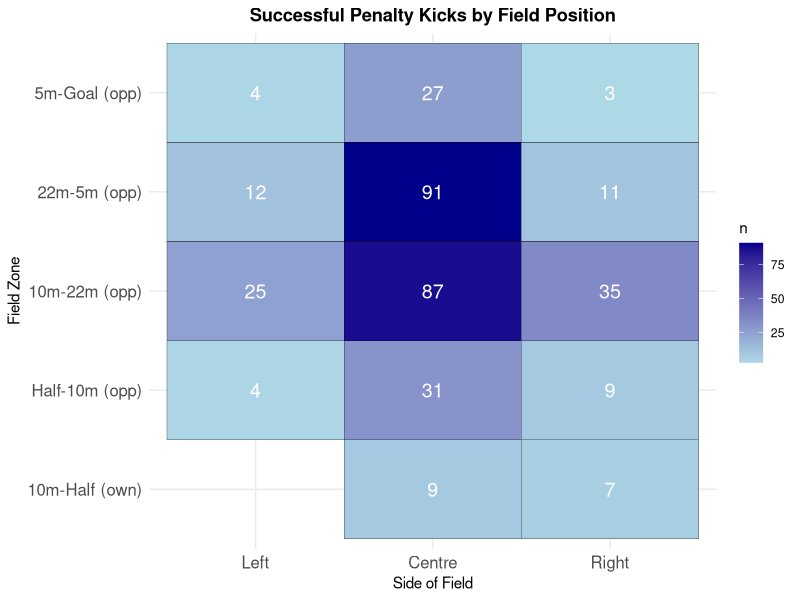
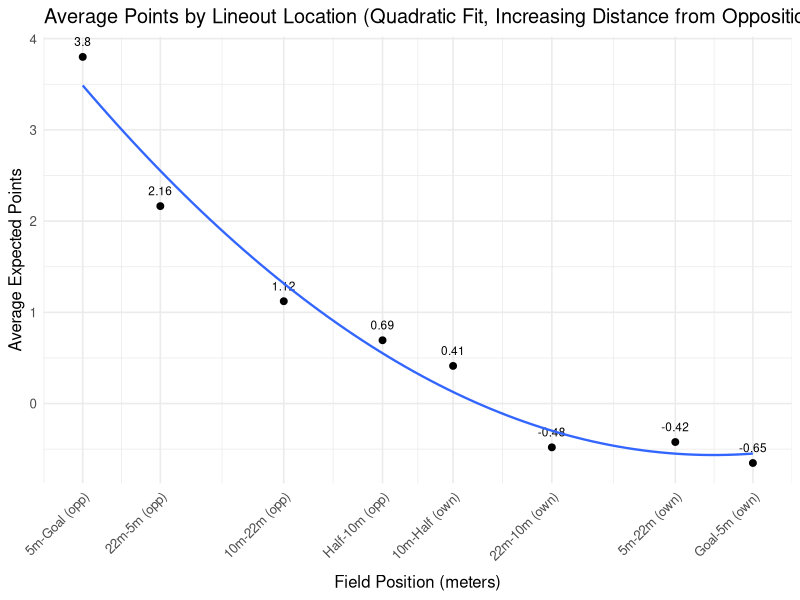
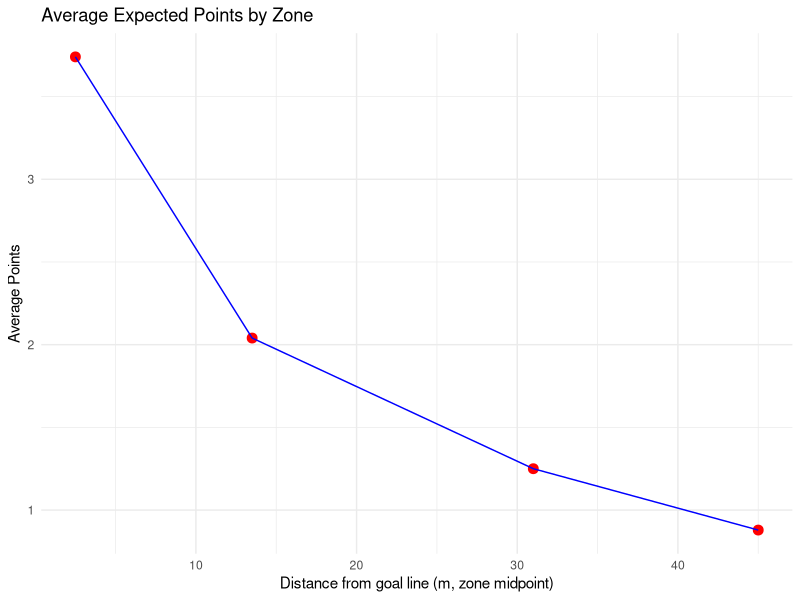
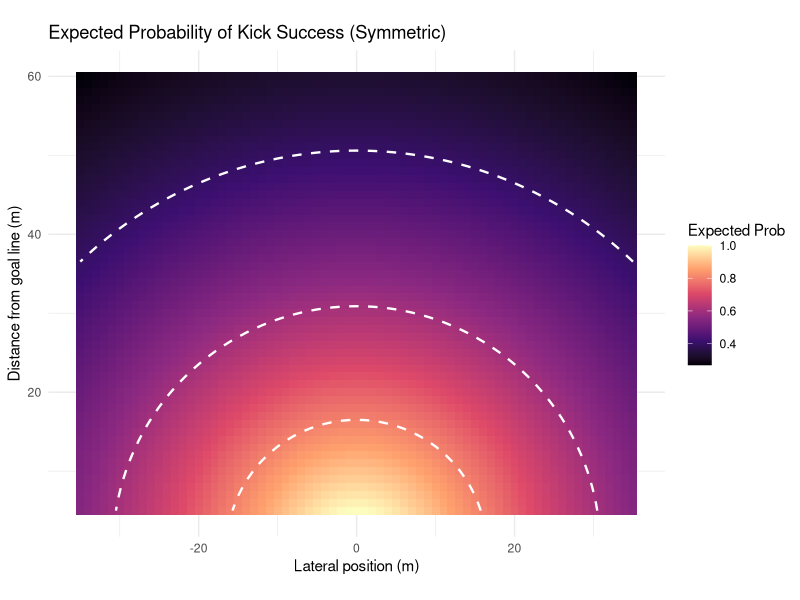
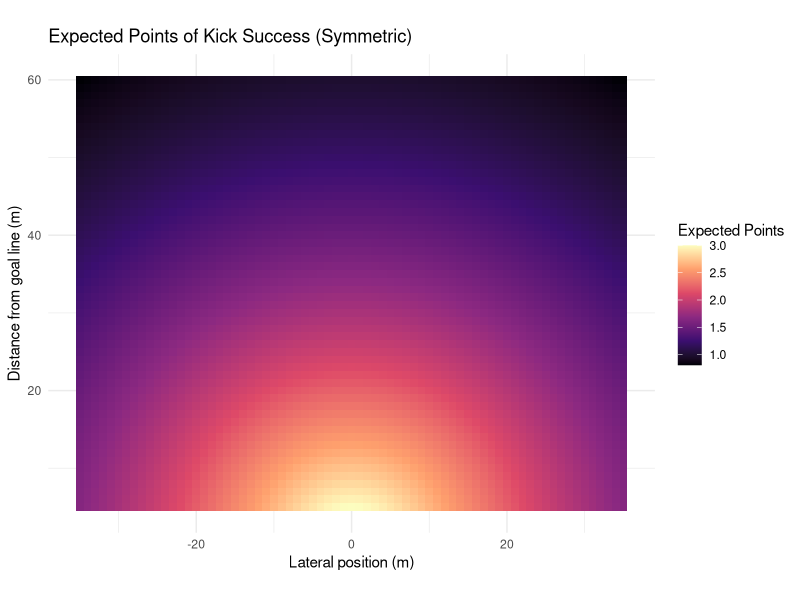
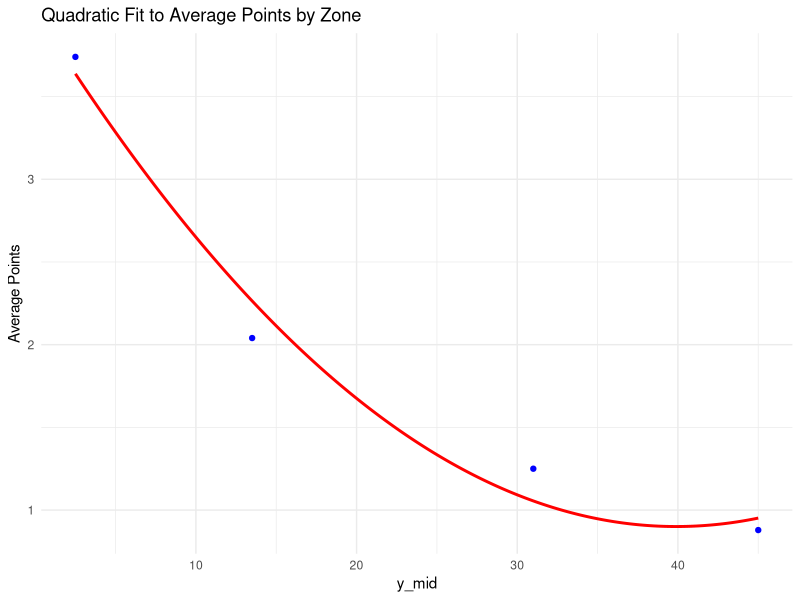
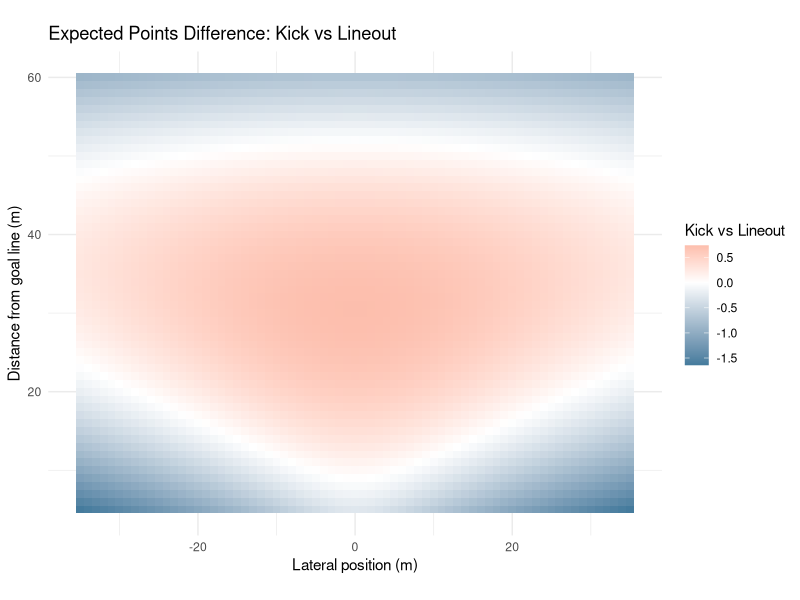
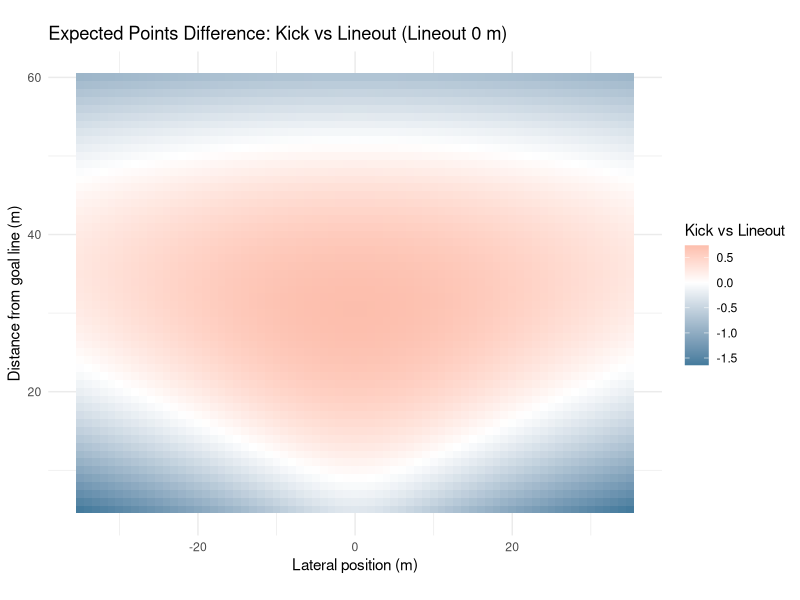

Recreate these plots in R, in order.
##################
### REFERENCES ###
##################

## Links to Article
# https://www.data-ruck.com/blog/predicting-kicks-outcome/
# https://journals.sagepub.com/doi/10.1177/22150218251365220

## Data Download Link
# https://zenodo.org/api/records/13851563/files-archive


################
### PACKAGES ###
################

# install.packages("patchwork")
library(patchwork)

# install.packages("stringr")
library(stringr)

# install.packages("tidyverse")
library(tidyverse)

# install.packages("dplyr")
library(dplyr)

#################
### DATA LOAD ###
#################

# run from project directory (or within .Rproj)
phase_data = read_csv("data/phase_2018-19.csv")
# preview data
head(phase_data)

########################
### DATA EXPLORATION ###
#######################

# location where the phase began, determined determined by the metre lines dividing the pitch
unique(phase_data$Location)

# period between subsequent rucks
unique(phase_data$Phase)

# location on the pitch where the phase began, determined by the lineout lines dividing the pitch
unique(phase_data$Side)

# how did the play start?
unique(phase_data$Play_Start)

# upon scoring, the event was assigned to all phases since the previous scoring event
unique(phase_data$Outcome)

# points difference (I'm assuming for whoever has possession of the ball)
## oftentimes this is from perspective of the home team, but if it flips back and forth w/ possession then you're right
unique(phase_data$Points_Difference)

# remove instances when cards occur
phase_data <- phase_data %>%
  filter(
    Red_Cards_Own == 0,
    Red_Cards_Opp == 0,
    Yellow_Cards_Own == 0,
    Yellow_Cards_Opp == 0
  ) %>%
  select(-Red_Cards_Own, -Red_Cards_Opp, -Yellow_Cards_Own, -Yellow_Cards_Opp)

# get restarts
restarts <- phase_data %>%
  filter(Play_Start == "Restart Kick", Phase ==1)

# list of unique restart locations
unique(restarts$Location)

# successfulpenalty kicks and locations
successful_penalty_kicks <- phase_data %>%
  arrange(ID) %>% 
  mutate(
    prev_location = lag(Location),          # previous play location
    prev_team = lag(Team_In_Poss),          # previous team in possession
    prev_side = lag(Side),                  # previous side
    score_change = Points_Difference - lag(Points_Difference),
    
    # flip certain "own" zones to "opp"
    prev_location = case_when(
      prev_location == "Goal-5m (own)"   ~ "5m-Goal (opp)",
      prev_location == "5m-22m (own)"    ~ "22m-5m (opp)",
      prev_location == "22m-10m (own)"   ~ "10m-22m (opp)",
      TRUE ~ prev_location
    )
  ) %>%
  # isolate for 3-point scores
  filter(
    abs(score_change) == 3
  ) %>%
  select(ID, Round, Home, Away, Location, prev_location, prev_team, prev_side, Points_Difference, Outcome)
# preview data
print(successful_penalty_kicks)


# mapping successful penalty kicks

zone_levels <- c("Goal-5m (own)", "5m-22m (own)", "22m-10m (own)", "10m-Half (own)",
                 "Half-10m (opp)", "10m-22m (opp)", "22m-5m (opp)", "5m-Goal (opp)")

successful_penalty_kicks <- successful_penalty_kicks %>%
  mutate(
    prev_location = factor(prev_location, levels = zone_levels),
    prev_side = factor(prev_side, levels = c("Left", "Centre", "Right"))
  )

field_counts <- successful_penalty_kicks %>%
  count(prev_location, prev_side)

p1 <- ggplot(field_counts, aes(x = prev_side, y = prev_location, fill = n)) +
  geom_tile(color = "black") +
  geom_text(aes(label = n), color = "white", size = 5) +
  scale_fill_gradient(low = "lightblue", high = "darkblue") +
  labs(title = "Successful Penalty Kicks by Field Position",
       x = "Side of Field",
       y = "Field Zone") +
  theme_minimal() +
  theme(
    axis.text.x = element_text(size = 12),
    axis.text.y = element_text(size = 12),
    plot.title = element_text(hjust = 0.5, face = "bold")
  )

ggsave("plots/penalty_kicks_by_position.png", p1, width = 10, height = 8, dpi = 300)

# expected points of lineout in different locations

phase_data <- phase_data %>%
  mutate(
    # extract signed numbers inside parentheses: (+3), (-3), etc.
    points = str_extract(Outcome, "[-+]?\\d+") %>% as.numeric(),
    
    # handle cases with no number (e.g. "no score", turnovers)
    points = ifelse(is.na(points), 0, points)
  )

zones <- c(
  "5m-Goal (opp)",
  "22m-5m (opp)",
  "10m-22m (opp)",
  "Half-10m (opp)",
  "10m-Half (own)",
  "22m-10m (own)",
  "5m-22m (own)",
  "Goal-5m (own)"
)

lineouts_clean <- phase_data %>%
  filter(
    Play_Start == "Lineout",
    Location %in% zones,
    Phase == 1
  ) %>%
  arrange(Round, Home, Away, Team_In_Poss, desc(Seconds_Remaining)) %>%
  group_by(Round, Home, Away, Team_In_Poss, Points_Difference, Outcome) %>%
  mutate(time_gap = lag(Seconds_Remaining) - Seconds_Remaining,
         too_close = !is.na(time_gap) & time_gap < 200) %>%
  slice_head(n = 1) %>%
  ungroup()

expected_points_by_zone <- lineouts_clean %>%
  group_by(Location) %>%
  summarise(
    n_phases = n(),
    avg_points = mean(points, na.rm = TRUE),
    total_points = sum(points, na.rm = TRUE),
    .groups = "drop"
)

print(expected_points_by_zone)

# Expected Points of Lineout All Areas of the pitch

zones_order <- c(
  "5m-Goal (opp)",
  "22m-5m (opp)",
  "10m-22m (opp)",
  "Half-10m (opp)",
  "10m-Half (own)",
  "22m-10m (own)",
  "5m-22m (own)",
  "Goal-5m (own)"
)

expected_points_by_zone <- lineouts_clean %>%
  group_by(Location) %>%
  summarise(
    n_phases = n(),
    avg_points = mean(points, na.rm = TRUE),
    total_points = sum(points, na.rm = TRUE),
    .groups = "drop"
  ) %>%
  mutate(Location = factor(Location, levels = zones_order)) %>%
  arrange(Location)

# Print Table
print(expected_points_by_zone)

# Plot of Meteres vs Expected Points of Lineout

zone_meters <- c(2.5, 13.5, 31, 45, 55, 69, 86.5, 97.5)

expected_points_by_zone$Location <- factor(expected_points_by_zone$Location, levels = zones_order)
expected_points_by_zone$meter_x <- zone_meters[match(as.character(expected_points_by_zone$Location), zones_order)]

lineout_plot <- ggplot(expected_points_by_zone, aes(x = meter_x, y = avg_points)) +
  geom_point(size = 2) +
  geom_text(aes(label = round(avg_points, 2)), vjust = -1.2, size = 3, check_overlap = TRUE) +
  geom_smooth(method = "lm", formula = y ~ poly(x, 2), se = FALSE, linewidth = 0.8) +
  scale_x_continuous(
    breaks = zone_meters,
    labels = zones_order,
    expand = expansion(add = c(3, 3)),
    limits = c(0, 100)  # ensures full field range
  ) +
  labs(
    title = "Average Points by Lineout Location (Quadratic Fit, Increasing Distance from Opposition Goal Line)",
    x = "Field Position (meters)",
    y = "Average Expected Points"
  ) +
  theme_minimal(base_size = 12) +
  theme(
    axis.text.x = element_text(angle = 45, hjust = 1),
    axis.title.x = element_text(margin = margin(t = 8))
  )

ggsave("plots/lineout_plot.png", lineout_plot, width = 10, height = 6, dpi = 300)

df <- tibble::tibble(
  y_mid = c(31, 13.5, 2.5, 45),
  avg_points = c(1.25, 2.04, 3.74, 0.879)
)

p2 <- ggplot(df, aes(x = y_mid, y = avg_points)) +
  geom_point(size = 3, color = "red") +
  geom_line(group = 1, color = "blue") +
  labs(
    title = "Average Expected Points by Zone",
    x = "Distance from goal line (m, zone midpoint)",
    y = "Average Points"
  ) +
  theme_minimal()

ggsave("plots/expected_points_by_zone.png", p2, width = 10, height = 6, dpi = 300)


# coefficients from logistic regression (REPLICATE THIS)
beta_angle <- 0.45
beta_distance <- -0.022
intercept <- -1.78

x_vals <- seq(-35, 35, by = 1)
y_vals <- seq(5, 60, by = 1)
grid <- expand.grid(x = x_vals, y = y_vals)

# SET THIS AS DEFAULT VALUE, CORRECT IF NOT SO
post_half_width <- 2.81

# logistic function
logit_prob <- function(angle, distance) {
  1 / (1 + exp(-(beta_angle * angle + beta_distance * distance + intercept)))
}

compute_expected_points <- function(x, y, post_half_width = 2.81) {
  # positions of the posts along the x-axis
  left_post_x  <- -post_half_width
  right_post_x <-  post_half_width
  
  # distances to the posts from kicker at (x, y)
  angle_left  <- atan2(x + left_post_x, y)
  angle_right <- atan2(x - right_post_x, y)
  
  # angular width of target
  angle <- angle_right - angle_left
  
  # logistic probability
  distance <- sqrt(x^2 + y^2)
  prob_raw <- logit_prob(angle, distance)
  
  prob_raw
}

grid <- grid %>%
  mutate(
    prob_raw_pos = compute_expected_points(x, y),
    prob_raw_neg = compute_expected_points(-x, y),  # mirror kicker position
    prob_raw_max = pmax(prob_raw_pos, prob_raw_neg)
  ) %>%
  mutate(
    prob = prob_raw_max / max(prob_raw_max),
    expected_points = prob * 3
  )


# plot symmetric heatmap
thresholds <- c(0.8, 0.6, 0.4, 0.2)

p3 <- ggplot(grid, aes(x = x, y = y, fill = prob)) +
  geom_tile() +
  geom_contour(aes(z = prob),
               breaks = thresholds,
               color = "white",
               linewidth = 0.8,
               linetype = "dashed") +
  scale_fill_viridis_c(option = "magma", name = "Expected Prob") +
  coord_fixed() +
  labs(
    title = "Expected Probability of Kick Success (Symmetric)",
    x = "Lateral position (m)",
    y = "Distance from goal line (m)"
  ) +
  theme_minimal()

ggsave("plots/kick_success_probability.png", p3, width = 12, height = 10, dpi = 300)

p4 <- ggplot(grid, aes(x = x, y = y, fill = expected_points)) +
  geom_tile() +
  scale_fill_viridis_c(option = "magma", name = "Expected Points") +
  coord_fixed() +
  labs(
    title = "Expected Points of Kick Success (Symmetric)",
    x = "Lateral position (m)",
    y = "Distance from goal line (m)"
  ) +
  theme_minimal()

ggsave("plots/expected_points_heatmap.png", p4, width = 12, height = 10, dpi = 300)



# Expected Points after Penalty miss (drop kick from opposition 22m)

all_restarts <- restarts

head(all_restarts)
table(all_restarts$Location)

# Need to Remove All Restarts After Tries and Penalties

restarts_not_after_score <- phase_data %>%
  mutate(
    prev_ID = lag(ID),
    prev_Points = lag(Points_Difference),
    prev_Play = lag(Play_Start),
    prev_Team_In_Poss = lag(Team_In_Poss)
  ) %>%
  filter(
    Phase == 1,
    Play_Start == "Restart Kick",
    !is.na(prev_ID),
    abs(Points_Difference - prev_Points) == 0
  )



head(restarts_not_after_score)
table(restarts_not_after_score$Location)

######
#Need to filter out kicks from restarts at beginning of half/game
######

# Filtering out unreasonable locations

avg_points_by_location_restarts <- restarts_not_after_score %>%
  group_by(Location) %>%
  summarise(
    n = n(),
    avg_expected_points = mean(points, na.rm = TRUE)
  ) %>%
  arrange(desc(avg_expected_points))

print(avg_points_by_location_restarts)

overall_avg_points_restarts <- restarts_not_after_score %>%
  summarise(overall_avg_expected_points = mean(points, na.rm = TRUE))

print(overall_avg_points_restarts)


# Expected points if we assume it lands within 10m of halfway line

avg_points_restarts_within_10m_lines <- restarts_not_after_score %>%
  filter(Location %in% c("Half-10m (opp)", "10m-Half (own)")) %>%
  summarise(expected_points_restarts_within_10m_lines = mean(points, na.rm = TRUE))

print(avg_points_restarts_within_10m_lines)



# lineout expected points

expected_points_by_zone <- tibble(
  Location = c("10m-22m (opp)", "22m-5m (opp)", "5m-Goal (opp)", "Half-10m (opp)"),
  y_mid = c(31, 13.5, 2.5, 45),
  avg_points = c(1.25, 2.04, 3.74, 0.879)
)

# fit quadratic function
quad_fit <- lm(avg_points ~ poly(y_mid, 2, raw = TRUE), data = expected_points_by_zone)

y_dense <- seq(min(expected_points_by_zone$y_mid),
               max(expected_points_by_zone$y_mid), length.out = 500)

fitted_dense <- predict(quad_fit, newdata = data.frame(y_mid = y_dense))

p5 <- ggplot() +
  geom_point(data = expected_points_by_zone, aes(x = y_mid, y = avg_points), color = "blue") +
  geom_line(aes(x = y_dense, y = fitted_dense), color = "red", linewidth = 1) +
  labs(title = "Quadratic Fit to Average Points by Zone",
       x = "y_mid",
       y = "Average Points") +
  theme_minimal()

ggsave("plots/quadratic_fit.png", p5, width = 10, height = 6, dpi = 300)

interpolate_quad <- function(x) {
  predict(quad_fit, newdata = data.frame(y_mid = x))
}

grid <- grid %>%
  mutate(
    avg_points_interp = interpolate_quad(y),
    point_diff = expected_points - avg_points_interp
  )

# graph of if the lineout takes place at the same distance from goal as kick
p6 <- ggplot(grid, aes(x = x, y = y, fill = point_diff)) +
  geom_tile() +
  scale_fill_gradient2(
    low = "#457B9D",    # darker blue for negative
    mid = "white",       # zero
    high = "#E76F51",   # darker orange/red for positive
    midpoint = 0,
    name = "Kick vs Lineout"
  ) +
  coord_fixed() +
  labs(
    title = "Expected Points Difference: Kick vs Lineout",
    x = "Lateral position (m)",
    y = "Distance from goal line (m)"
  ) +
  theme_minimal()

ggsave("plots/kick_vs_lineout_comparison.png", p6, width = 12, height = 10, dpi = 300)

# with a y shift

y_shifts <- c(0, -5, -10, -15, -20)

plots <- lapply(y_shifts, function(shift) {
  
  grid_shifted <- grid %>%
    mutate(
      avg_points_interp = pmin(interpolate_quad(y + shift), 3.74),  # cap at 3.74
      point_diff = expected_points - avg_points_interp
    )
  
  p <- ggplot(grid_shifted, aes(x = x, y = y, fill = point_diff)) +
    geom_tile() +
    scale_fill_gradient2(
      low = "#457B9D",    # darker blue for negative
      mid = "white",       # zero
      high = "#E76F51",   # darker orange/red for positive
      midpoint = 0,
      name = "Kick vs Lineout"
    ) +
    coord_fixed() +
    labs(
      title = paste("Expected Points Difference: Kick vs Lineout (Lineout", shift, "m)"),
      x = "Lateral position (m)",
      y = "Distance from goal line (m)"
    ) +
    theme_minimal()
  
  # Save each plot
  filename <- paste0("plots/kick_vs_lineout_shift_", abs(shift), "m.png")
  ggsave(filename, p, width = 12, height = 10, dpi = 300)
  
  p
})
